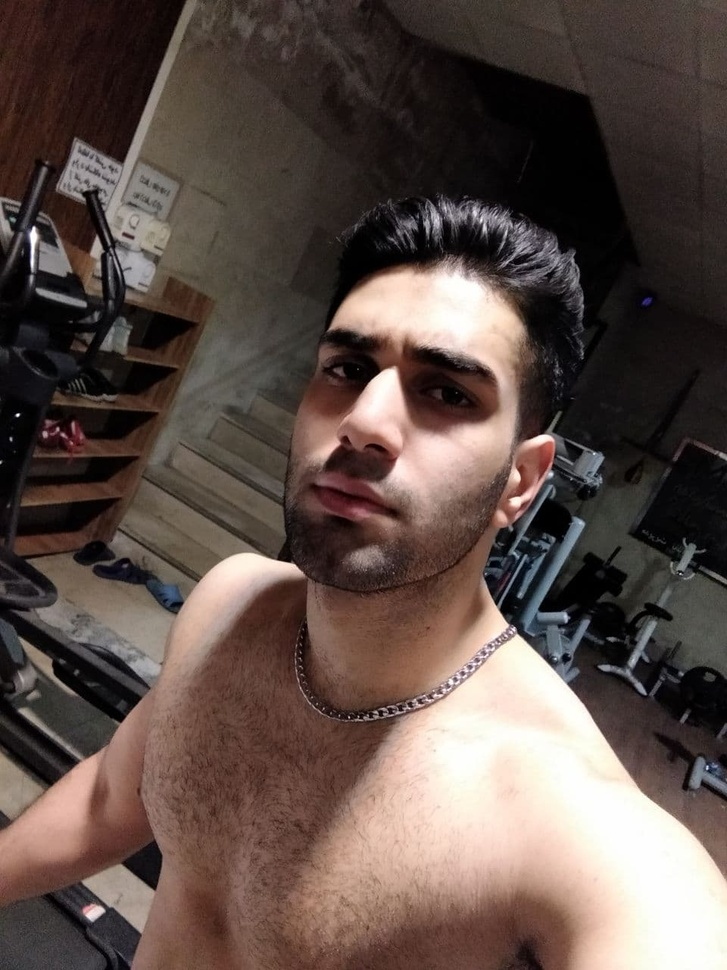
#> input picture image.jpg, 727 x 970 px, shrunk from 960 x 1280 before the run
$ python cv2-4.py
#> lines starting #> are read from the running program, lines starting #| are printed output that depends on the picture
from cv2 import cv2
import numpy as np

# We need to import matplotlib to create our histofram plots
from matplotlib import pyplot as plt

image = cv2.imread('./image.jpg')
#> image is the input picture: shape (970, 727, 3); mean B, G, R 72.8, 78.9, 94.2

"""
 * images: it is the source image of type unit8 or float32. it should be given in square brackets, ie, "[img]"
 * channels: it is also given in square brackets. it is the index of channel for which we calculate histogram.
   For example if input is grayscale image, its value is [0]. For color image, you can pass [0], [1], or [2]
   to calculate histogram of blue, green or red channel respectively.
 * mask: mask image. To find histogram of full image, it is given as "None".
   But if you want to find histogram of particular region of image,
   you have to create a mask image for that and give it as mask.
   (I will show an example later.)
 * histSize: this represents our BIN count. Need to be given in square brackets. For full scale, we pass [256].
 * ranges: this is our RANGE. Normally, it is [0, 256]
"""

histogram = cv2.calcHist([image], [0], None, [256], [0, 256])
#> histogram = 256 values, max 12027 at index 1, min 96 at index 255, mean 2754.6

# We plot a histogram, ravel() flatens our image array
plt.hist(image.ravel(), 256, [0, 256])
plt.show()
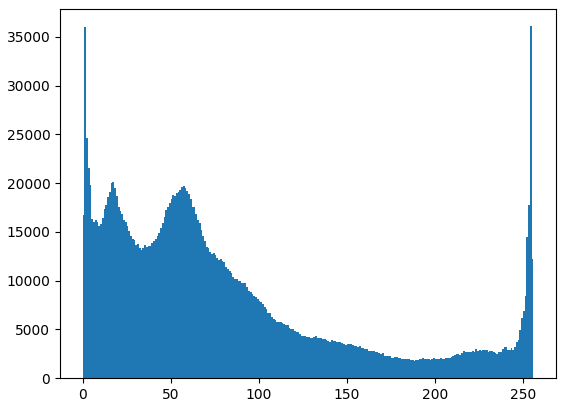
#> figure drawn by matplotlib, 1 panel; tallest bar 36096 high, from x = 254 to 255

# Viewing Separate Color Channels
color = ('b', 'g', 'r')

# We now separate the colors and plot each in the Histogram
for i, col in enumerate(color):
    histogram2 = cv2.calcHist([image], [i], None, [256], [0, 256])
    plt.plot(histogram2, color=col)
    plt.xlim([0, 256])

plt.show()
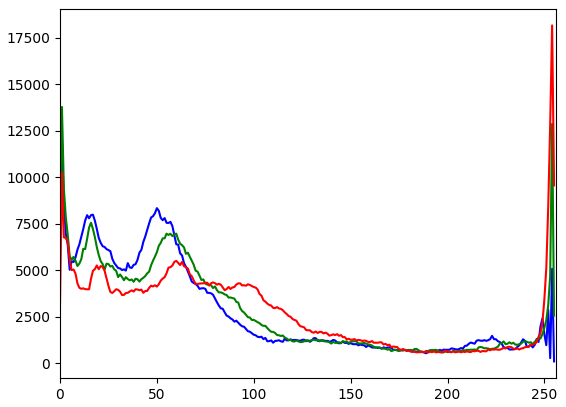
#> figure drawn by matplotlib, 1 panel; curve peaks at x = 1, y = 12027; curve peaks at x = 1, y = 13776; curve peaks at x = 254, y = 18159
